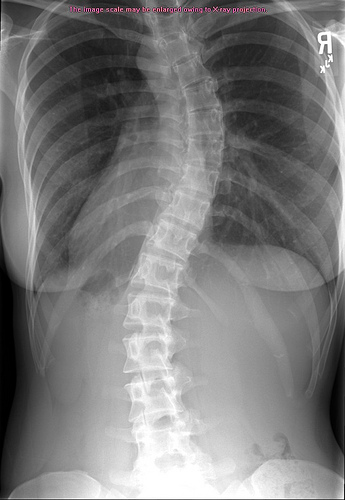
#> input picture ex0.jpg, 345 x 500 px, given in place of ex5_ppp.png, which was not available
$ python cobb1.py   (older library calls are emulated)
#> lines starting #> are read from the running program, lines starting #| are printed output that depends on the picture; after the words box and inside, x2 and y2 are one past the last pixel; in counts of white or black regions, pixels touching at a corner belong together; pictures that were not available may be replaced by others from this repository, and a replacement may not be noted
import numpy as np
import imutils
import cv2
from matplotlib import pyplot as plt
from operator import is_not
from functools import partial
from pylab import *
from scipy import interpolate
from random import *


#FUNCIONA PERO LAS COORDENADAS SALEN DEL CORTE
img = cv2.imread('ex5_ppp.png', cv2.IMREAD_COLOR)
#> img is the input picture: shape (500, 345, 3); mean B, G, R 123.3, 123.2, 123.5
dimensions = img.shape
#> dimensions = (500, 345, 3)

# height, width, number of channels in image
altura = img.shape[0]
#> altura = 500
width = img.shape[1]
#> width = 345
print(width)
#| 345
#print("Altura: ",altura)
#print("Ancho: ", width)
ancho = int(width)
#> ancho = 345
altura2 = int(altura)
#> altura2 = 500
alfa = int(altura/12)
#> alfa = 41
#print(alfa)
cons = 0

#a = np.chararray((20, 50))
#a = np.zeros(shape=(13, 50))
a = np.empty((13, 50), dtype=object)
for i in range(1, 13):

    cons1 = cons
    cons2 = cons1+alfa
    #print(cons1)
    #print(cons2)
    print("____")
    image = img[cons1:cons2, 0:ancho]

    #convirtiendo a escala de grises
    gray = cv2.cvtColor(image, cv2.COLOR_BGR2GRAY)
    #aplicando desenfoque gaussiano
    blurred = cv2.GaussianBlur(gray, (5, 5), 0)
    #threshold?

    thresh = cv2.threshold(blurred, 60, 200, cv2.THRESH_BINARY)[1]

    cnts = cv2.findContours(
        thresh.copy(), cv2.RETR_EXTERNAL, cv2.CHAIN_APPROX_SIMPLE)

    cnts = cnts[0] if imutils.is_cv2() else cnts[1]
    count = 1
    for c in cnts:
        M = cv2.moments(c)

        if M["m00"] != 0:
            cX = int(M["m10"] / M["m00"])
            cY = int(M["m01"] / M["m00"])
        else:
                cX, cY = 0, 0
        xx = str(cX)+","+str(cY)
        '''
        y = (cX,cY)
        yy = np.asarray(y)
        print(y)
        print(i)
        a[i][count]=np.append(np.int_([cX, cY]))
        '''
        print(i)
        #a[i][count] = np.array([cX,cY])
        a[i][count] = [cX, cY]
        '''
        numpy.array([1.2, "abc"], dtype=object)
        a[i][count] = np.array([cX, cY], dtype=object)
        beta = np.array([cY])
        a[i][count] = np.append(a[i][count], beta)
        print(type(xx))
        '''

        print(xx)
        # [8 lines of commented-out code are left out]
        cv2.drawContours(image, [c], -1, (0, 0, 255), 2)
        #CIRCULO DE CENTRO
        cv2.circle(image, (cX, cY), 7, (0, 0, 255), -1)
        #COORDENADAS
        cv2.putText(image, xx, (cX - 50, cY - 50),
                    #TIPO DE LETRA, COLOR?
                    cv2.FONT_HERSHEY_SIMPLEX, 0.5, (0, 0, 255), 2)

        # [4 lines of commented-out code are left out]

        count = count+1

    cons = cons2
    i = i+1
#> this loop made 12 passes
#> pass 1, `image = img[cons1:cons2, 0:ancho]`:
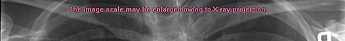
#> image: shape (41, 345, 3); mean B, G, R 91.1, 89.7, 93
#> pass 1, `gray = cv2.cvtColor(image, cv2.COLOR_BGR2GRAY)`:
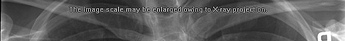
#> gray: shape (41, 345); min 0, max 255, mean 90.9
#> pass 1, `thresh = cv2.threshold(blurred, 60, 200, cv2.THRESH_BINARY)[1]`:
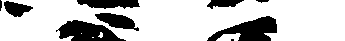
#> thresh: shape (41, 345); values 0 (black) and 200 (white), 77.2% white; 9 black regions (2 under 20 px), largest, box (x1, y1, x2, y2) and area: (207, 16, 277, 41) 941, (56, 20, 126, 41) 896, (77, 0, 140, 9) 430
#> after the loop:
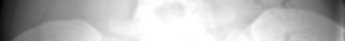
#> blurred: shape (41, 345); min 2, max 255, mean 184.4
#> after the loop:
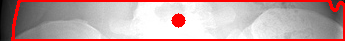
#> image: shape (41, 345, 3); mean B, G, R 162.5, 162.5, 193.6

cero = [0, 0]
b = [[cero if x is None else x for x in c] for c in a]
#> b = 13 items
print("+++"*10)
print(b[1])
#> (printed output is left out)
b = b[::-1]
print("+++"*10)
print(b[11])
#> (printed output is left out)
print("+++"*10)
print("*"*10)
contador = 1
for i in range(2, 13):
    for ii in range(0, 50):
        b[i][ii][1] += alfa*contador
    contador = contador+1
#> after the loop, contador = 12

for u in range(1, 13):
    for uu in range(0, 50):
        if (b[u][uu][0] == 0):
            b[u][uu] = None
        else:
            pass

print("esto es la fila x:", b[12][:])
#> (printed output is left out)
print("*"*10)
'''
_1 = b[1][:]
_1 = np.asarray(_1)
_1 = _1[_1 != np.array(None)]
_1 = _1.tolist()
_1 = np.asarray(_1)

_2 = b[2][:]
_2 = np.asarray(_2)
_2 = _2[_2 != np.array(None)]
_2 = _2.tolist()
_2 = np.asarray(_2)

_3 = b[3][:]
_3 = np.asarray(_3)
_3 = _3[_3 != np.array(None)]
_3 = _3.tolist()
_3 = np.asarray(_3)

_4 = b[4][:]
_4 = np.asarray(_4)
_4 = _4[_4 != np.array(None)]
_4 = _4.tolist()
_4 = np.asarray(_4)

_5 = b[5][:]
_5 = np.asarray(_5)
_5 = _5[_5 != np.array(None)]
_5 = _5.tolist()
_5 = np.asarray(_5)

_6 = b[6][:]
_6 = np.asarray(_6)
_6 = _6[_6 != np.array(None)]
_6 = _6.tolist()
_6 = np.asarray(_6)

_7 = b[7][:]
_7 = np.asarray(_7)
_7 = _7[_7 != np.array(None)]
_7 = _7.tolist()
_7 = np.asarray(_7)

_8 = b[8][:]
_8 = np.asarray(_8)
_8 = _8[_8 != np.array(None)]
_8 = _8.tolist()
_8 = np.asarray(_8)

_9 = b[9][:]
_9 = np.asarray(_9)
_9 = _9[_9 != np.array(None)]
_9 = _9.tolist()
_9 = np.asarray(_9)

_10 = b[10][:]
_10 = np.asarray(_10)
_10 = _10[_10 != np.array(None)]
_10 = _10.tolist()
_10 = np.asarray(_10)

_11 = b[11][:]
_11 = np.asarray(_11)
_11 = _11[_11 != np.array(None)]
_11 = _11.tolist()
_11 = np.asarray(_11)

_12 = b[12][:]
_12 = np.asarray(_12)
_12 = _12[_12 != np.array(None)]
_12 = _10.tolist()
_12 = np.asarray(_12)

x, y = _8.T
print(_1)
print(_2)
print(_3)
print(_4)
print(_5)
print(_6)
print(_7)
print(_8)
print(_9)
print(_10)
print(_11)
print(_12)
'''
print("altura", altura2)
#| altura 500
print("ancho", ancho)
#| ancho 345
#plt.plot(x, y, 'bo')
#plt.show()

'''CAMBIAR A TUPLA
print(_12)
_12 = np.array(_12.T)
print(_12)
t=()
for i in range(0,3):
    t=t+(_12[0][i],)
print(t)

tt = ()
for i in range(0, 3):
    tt = tt+(_12[1][i],)
print(tt)
'''


ax = np.zeros(shape=(13, 1), dtype=object)
contador = 0
for e in range(1, 13):
    ax[e][0] = b[e][randint(0, 10)]
cero = [0, 0]
print(ax)
#| [[0]
#|  [None]
#|  [None]
#|  [None]
#|  [None]
#|  [None]
#|  [None]
#|  [None]
#|  [list([44, 307])]
#|  [list([312, 348])]
#|  [list([180, 389])]
#|  [None]
#> (further printed lines are left out)
print("__"*5)
#ax = [[cero if x is None else x for x in c] for c in ax]
ax = ax[ax != np.array(None)]

ax = ax.tolist()
#> ax = [0, [44, 307], [312, 348], [180, 389]]
print(ax)
#| [0, [44, 307], [312, 348], [180, 389]]
ax.remove(0)

ancho2 = int(ancho/2)
#> ancho2 = 172
axx = np.asarray(ax)
#> axx = [[44, 307], [312, 348], [180, 389]]
bx = np.array([[ancho2, altura2]])
#> bx = [[172, 500]]
cx = np.concatenate((axx, bx), axis=0)
#> cx = [[44, 307], [312, 348], [180, 389], [172, 500]]
dx = np.array([[ancho2, 0]])
#> dx = [[172, 0]]
axx = np.concatenate((dx, cx), axis=0)
#> axx = [[172, 0], [44, 307], [312, 348], [180, 389], [172, 500]]

print("luego es", type(axx))
#| luego es <class 'numpy.ndarray'>

'''
LO IDEAL

axx = [[253, 212], [338, 247], [242, 347], [226, 417], [247, 513],
    [245, 552], [260, 640], [209, 725], [366, 809], [311, 905], [232, 958]]
print("primero es",type(axx))
axx = np.asarray(axx)
print("luego es",type(axx))
'''

print(axx)
#| [[172   0]
#|  [ 44 307]
#|  [312 348]
#|  [180 389]
#|  [172 500]]
axx = np.array(axx.T)
#> axx = [[172, 44, 312, 180, 172], [0, 307, 348, 389, 500]]


tck, u = interpolate.splprep(axx, s=0)
#> tck = [[0, 0, 0, 0, 0.708, 1, 1, 1, 1], [[172, -549.2, 777.5, 74.32, 172], [1.77e-15, 349.5, 312.9, 376.8, 500]], 3]; u = [0, 0.39, 0.708, 0.87, 1]
unew = np.arange(0, 1.01, 0.01)
out = interpolate.splev(unew, tck)
#> out = 2 items
print(type(axx))
#| <class 'numpy.ndarray'>
print(axx)
#| [[172  44 312 180 172]
#|  [  0 307 348 389 500]]
'''plt.xlim(0, ancho)
plt.ylim(0, altura2)
plt.xlabel('X Axis limit is (0,7)')
plt.ylabel('Y Axis limit is (-0.5,4)')'''
img = plt.imread("ex5.jpg")
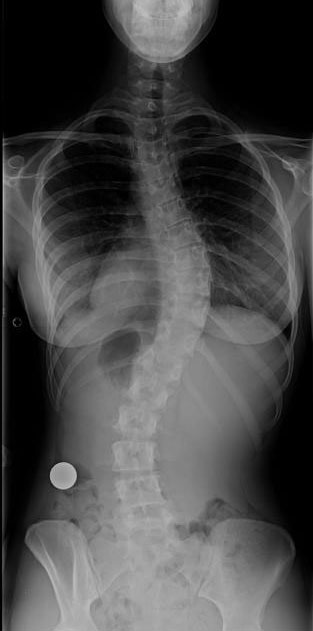
#> input picture ex5.jpg, 313 x 631 px
#> img is the input picture: shape (631, 313, 3); min 0, max 194, mean 72.2
fig, ax = plt.subplots()
ax.imshow(img)

#plt.plot(out[0], out[1], color='orange')
plt.plot(axx[0, :], axx[1, :], 'ob')

plt.show()
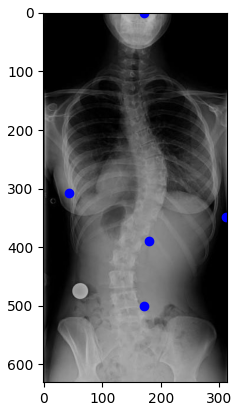
#> figure drawn by matplotlib, 1 panel
